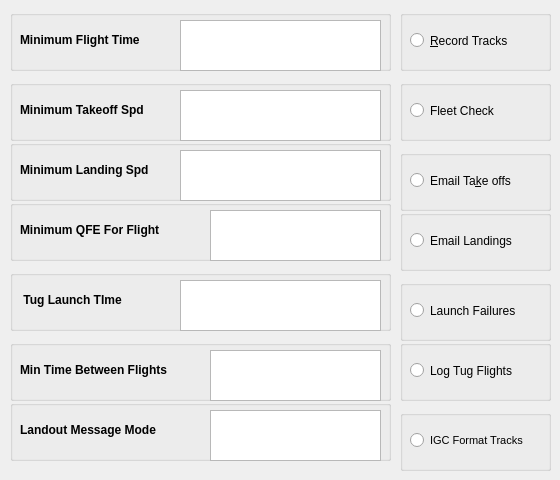
        <widget class="QWidget" name="FLight_Config">
         <attribute name="title">
          <string>Flight Config</string>
         </attribute>
         <widget class="QGroupBox" name="MinFlightTimeBox">
          <property name="geometry">
           <rect>
            <x>10</x>
            <y>10</y>
            <width>381</width>
            <height>61</height>
           </rect>
          </property>
          <property name="toolTip">
           <string>&lt;html&gt;&lt;head/&gt;&lt;body&gt;&lt;p&gt;Flight duration less than which is not considered a flight. Format hh:mm:ss&lt;/p&gt;&lt;/body&gt;&lt;/html&gt;</string>
          </property>
          <property name="title">
           <string/>
          </property>
          <widget class="QLabel" name="MinFlightTimeLabel">
           <property name="geometry">
            <rect>
             <x>10</x>
             <y>20</y>
             <width>151</width>
             <height>20</height>
            </rect>
           </property>
           <property name="font">
            <font>
             <pointsize>9</pointsize>
             <weight>75</weight>
             <bold>true</bold>
            </font>
           </property>
           <property name="text">
            <string>Minimum Flight Time</string>
           </property>
          </widget>
          <widget class="QTextEdit" name="MinFlightTime">
           <property name="geometry">
            <rect>
             <x>170</x>
             <y>10</y>
             <width>201</width>
             <height>51</height>
            </rect>
           </property>
          </widget>
         </widget>
         <widget class="QGroupBox" name="RecordTracksBox">
          <property name="geometry">
           <rect>
            <x>400</x>
            <y>10</y>
            <width>151</width>
            <height>61</height>
           </rect>
          </property>
          <property name="toolTip">
           <string>&lt;html&gt;&lt;head/&gt;&lt;body&gt;&lt;p&gt;Whether flight tracks are to be recorded&lt;/p&gt;&lt;/body&gt;&lt;/html&gt;</string>
          </property>
          <property name="title">
           <string/>
          </property>
          <widget class="QRadioButton" name="RecordTracksRadioButton">
           <property name="geometry">
            <rect>
             <x>10</x>
             <y>20</y>
             <width>141</width>
             <height>21</height>
            </rect>
           </property>
           <property name="toolTip">
            <string>&lt;html&gt;&lt;head/&gt;&lt;body&gt;&lt;p&gt;Record flight tracks Y|N&lt;/p&gt;&lt;/body&gt;&lt;/html&gt;</string>
           </property>
           <property name="text">
            <string>&amp;Record Tracks</string>
           </property>
          </widget>
         </widget>
         <widget class="QGroupBox" name="FleetCheckBox">
          <property name="geometry">
           <rect>
            <x>400</x>
            <y>80</y>
            <width>151</width>
            <height>61</height>
           </rect>
          </property>
          <property name="toolTip">
           <string>&lt;html&gt;&lt;head/&gt;&lt;body&gt;&lt;p&gt;Whether to only record flights in a specified fleet&lt;/p&gt;&lt;/body&gt;&lt;/html&gt;</string>
          </property>
          <property name="title">
           <string/>
          </property>
          <widget class="QRadioButton" name="FleetCheckRadioButton">
           <property name="geometry">
            <rect>
             <x>10</x>
             <y>20</y>
             <width>141</width>
             <height>21</height>
            </rect>
           </property>
           <property name="toolTip">
            <string>&lt;html&gt;&lt;head/&gt;&lt;body&gt;&lt;p&gt;Check for membership of fleet, Y|N&lt;/p&gt;&lt;/body&gt;&lt;/html&gt;</string>
           </property>
           <property name="text">
            <string>Fleet Check</string>
           </property>
          </widget>
         </widget>
         <widget class="QGroupBox" name="MinFlightQFEBox">
          <property name="geometry">
           <rect>
            <x>10</x>
            <y>200</y>
            <width>381</width>
            <height>61</height>
           </rect>
          </property>
          <property name="toolTip">
           <string>&lt;html&gt;&lt;head/&gt;&lt;body&gt;&lt;p&gt;Minimum altitude in metres attained for inclusion as a flight after takeoff&lt;/p&gt;&lt;/body&gt;&lt;/html&gt;</string>
          </property>
          <property name="title">
           <string/>
          </property>
          <widget class="QLabel" name="MinFlightQFELabel">
           <property name="geometry">
            <rect>
             <x>10</x>
             <y>20</y>
             <width>181</width>
             <height>20</height>
            </rect>
           </property>
           <property name="font">
            <font>
             <pointsize>9</pointsize>
             <weight>75</weight>
             <bold>true</bold>
            </font>
           </property>
           <property name="text">
            <string>Minimum QFE For Flight</string>
           </property>
          </widget>
          <widget class="QTextEdit" name="MinFlightQFE">
           <property name="geometry">
            <rect>
             <x>200</x>
             <y>10</y>
             <width>171</width>
             <height>51</height>
            </rect>
           </property>
          </widget>
         </widget>
         <widget class="QGroupBox" name="MinFlightTakeoffVBox">
          <property name="geometry">
           <rect>
            <x>10</x>
            <y>80</y>
            <width>381</width>
            <height>61</height>
           </rect>
          </property>
          <property name="toolTip">
           <string>&lt;html&gt;&lt;head/&gt;&lt;body&gt;&lt;p&gt;Minimum Vertical velocity to be considered as having left the ground&lt;/p&gt;&lt;/body&gt;&lt;/html&gt;</string>
          </property>
          <property name="title">
           <string/>
          </property>
          <widget class="QLabel" name="MinFlightTakeoffVLabel">
           <property name="geometry">
            <rect>
             <x>10</x>
             <y>20</y>
             <width>151</width>
             <height>20</height>
            </rect>
           </property>
           <property name="font">
            <font>
             <pointsize>9</pointsize>
             <weight>75</weight>
             <bold>true</bold>
            </font>
           </property>
           <property name="text">
            <string>Minimum Takeoff Spd</string>
           </property>
          </widget>
          <widget class="QTextEdit" name="MinFlightTakeoffVelocity">
           <property name="geometry">
            <rect>
             <x>170</x>
             <y>10</y>
             <width>201</width>
             <height>51</height>
            </rect>
           </property>
          </widget>
         </widget>
         <widget class="QGroupBox" name="MinFlightLandingVBox">
          <property name="geometry">
           <rect>
            <x>10</x>
            <y>140</y>
            <width>381</width>
            <height>61</height>
           </rect>
          </property>
          <property name="toolTip">
           <string>&lt;html&gt;&lt;head/&gt;&lt;body&gt;&lt;p&gt;Minimum horizontal velocity below which flight is considered to have landed&lt;/p&gt;&lt;/body&gt;&lt;/html&gt;</string>
          </property>
          <property name="title">
           <string/>
          </property>
          <widget class="QLabel" name="MinFlightLandingVLabel">
           <property name="geometry">
            <rect>
             <x>10</x>
             <y>20</y>
             <width>161</width>
             <height>20</height>
            </rect>
           </property>
           <property name="font">
            <font>
             <pointsize>9</pointsize>
             <weight>75</weight>
             <bold>true</bold>
            </font>
           </property>
           <property name="text">
            <string>Minimum Landing Spd</string>
           </property>
          </widget>
          <widget class="QTextEdit" name="MinFlightLandingVelocity">
           <property name="geometry">
            <rect>
             <x>170</x>
             <y>10</y>
             <width>201</width>
             <height>51</height>
            </rect>
           </property>
          </widget>
         </widget>
         <widget class="QGroupBox" name="MinTugLaunchBox">
          <property name="geometry">
           <rect>
            <x>10</x>
            <y>270</y>
            <width>381</width>
            <height>61</height>
           </rect>
          </property>
          <property name="toolTip">
           <string>&lt;html&gt;&lt;head/&gt;&lt;body&gt;&lt;p&gt;Time in seconds between tug and glider takeoff time to be considered a tug launch&lt;/p&gt;&lt;/body&gt;&lt;/html&gt;</string>
          </property>
          <property name="title">
           <string/>
          </property>
          <widget class="QLabel" name="MinTugLaunchLabel">
           <property name="geometry">
            <rect>
             <x>10</x>
             <y>20</y>
             <width>151</width>
             <height>20</height>
            </rect>
           </property>
           <property name="font">
            <font>
             <pointsize>9</pointsize>
             <weight>75</weight>
             <bold>true</bold>
            </font>
           </property>
           <property name="toolTip">
            <string>&lt;html&gt;&lt;head/&gt;&lt;body&gt;&lt;p&gt;Time in seconds between tug and glider takeoff time to be considered a tug launch&lt;/p&gt;&lt;/body&gt;&lt;/html&gt;</string>
           </property>
           <property name="text">
            <string> Tug Launch TIme</string>
           </property>
          </widget>
          <widget class="QTextEdit" name="MinTugLaunchTIme">
           <property name="geometry">
            <rect>
             <x>170</x>
             <y>10</y>
             <width>201</width>
             <height>51</height>
            </rect>
           </property>
          </widget>
         </widget>
         <widget class="QGroupBox" name="MinFlightDeltaBox">
          <property name="geometry">
           <rect>
            <x>10</x>
            <y>340</y>
            <width>381</width>
            <height>61</height>
           </rect>
          </property>
          <property name="toolTip">
           <string>&lt;html&gt;&lt;head/&gt;&lt;body&gt;&lt;p&gt;Time difference between flights to be considered as separate flights. In hh:mm:ss (only 00:mm:ss makes sense)&lt;/p&gt;&lt;/body&gt;&lt;/html&gt;</string>
          </property>
          <property name="title">
           <string/>
          </property>
          <widget class="QLabel" name="MinFlightDeltaLabel">
           <property name="geometry">
            <rect>
             <x>10</x>
             <y>20</y>
             <width>191</width>
             <height>20</height>
            </rect>
           </property>
           <property name="font">
            <font>
             <pointsize>9</pointsize>
             <weight>75</weight>
             <bold>true</bold>
            </font>
           </property>
           <property name="text">
            <string>Min Time Between Flights</string>
           </property>
          </widget>
          <widget class="QTextEdit" name="MinFlightDeltaTime">
           <property name="geometry">
            <rect>
             <x>200</x>
             <y>10</y>
             <width>171</width>
             <height>51</height>
            </rect>
           </property>
          </widget>
         </widget>
         <widget class="QGroupBox" name="LandoutMsgBox">
          <property name="geometry">
           <rect>
            <x>10</x>
            <y>400</y>
            <width>381</width>
            <height>61</height>
           </rect>
          </property>
          <property name="toolTip">
           <string>&lt;html&gt;&lt;head/&gt;&lt;body&gt;&lt;p&gt;Method used for sending Landout messages. Only 'email' is supported.&lt;/p&gt;&lt;/body&gt;&lt;/html&gt;</string>
          </property>
          <property name="title">
           <string/>
          </property>
          <widget class="QLabel" name="LandoutMsgLabel">
           <property name="geometry">
            <rect>
             <x>10</x>
             <y>20</y>
             <width>191</width>
             <height>20</height>
            </rect>
           </property>
           <property name="font">
            <font>
             <pointsize>9</pointsize>
             <weight>75</weight>
             <bold>true</bold>
            </font>
           </property>
           <property name="text">
            <string>Landout Message Mode</string>
           </property>
          </widget>
          <widget class="QTextEdit" name="LandoutMsgMode">
           <property name="geometry">
            <rect>
             <x>200</x>
             <y>10</y>
             <width>171</width>
             <height>51</height>
            </rect>
           </property>
          </widget>
         </widget>
         <widget class="QGroupBox" name="TakeoffEmailBox">
          <property name="geometry">
           <rect>
            <x>400</x>
            <y>150</y>
            <width>151</width>
            <height>61</height>
           </rect>
          </property>
          <property name="toolTip">
           <string>&lt;html&gt;&lt;head/&gt;&lt;body&gt;&lt;p&gt;If checked send an email  for each takeoff&lt;/p&gt;&lt;/body&gt;&lt;/html&gt;</string>
          </property>
          <property name="title">
           <string/>
          </property>
          <widget class="QRadioButton" name="TakeoffEmailButton">
           <property name="geometry">
            <rect>
             <x>10</x>
             <y>20</y>
             <width>141</width>
             <height>21</height>
            </rect>
           </property>
           <property name="toolTip">
            <string>&lt;html&gt;&lt;head/&gt;&lt;body&gt;&lt;p&gt;Check for membership of fleet, Y|N&lt;/p&gt;&lt;/body&gt;&lt;/html&gt;</string>
           </property>
           <property name="text">
            <string>Email Ta&amp;ke offs</string>
           </property>
          </widget>
         </widget>
         <widget class="QGroupBox" name="LandingEmailBox">
          <property name="geometry">
           <rect>
            <x>400</x>
            <y>210</y>
            <width>151</width>
            <height>61</height>
           </rect>
          </property>
          <property name="toolTip">
           <string>&lt;html&gt;&lt;head/&gt;&lt;body&gt;&lt;p&gt;If checked send an email  for each landing&lt;/p&gt;&lt;/body&gt;&lt;/html&gt;</string>
          </property>
          <property name="title">
           <string/>
          </property>
          <widget class="QRadioButton" name="LandingEmailButton">
           <property name="geometry">
            <rect>
             <x>10</x>
             <y>20</y>
             <width>141</width>
             <height>21</height>
            </rect>
           </property>
           <property name="toolTip">
            <string>&lt;html&gt;&lt;head/&gt;&lt;body&gt;&lt;p&gt;If checked send an email for each landing&lt;/p&gt;&lt;/body&gt;&lt;/html&gt;</string>
           </property>
           <property name="text">
            <string>Email Landings</string>
           </property>
          </widget>
         </widget>
         <widget class="QGroupBox" name="LaunchFailuresBox">
          <property name="geometry">
           <rect>
            <x>400</x>
            <y>280</y>
            <width>151</width>
            <height>61</height>
           </rect>
          </property>
          <property name="toolTip">
           <string>&lt;html&gt;&lt;head/&gt;&lt;body&gt;&lt;p&gt;Log Launch Failures&lt;/p&gt;&lt;/body&gt;&lt;/html&gt;</string>
          </property>
          <property name="title">
           <string/>
          </property>
          <widget class="QRadioButton" name="LaunchFailuresButton">
           <property name="geometry">
            <rect>
             <x>10</x>
             <y>20</y>
             <width>141</width>
             <height>21</height>
            </rect>
           </property>
           <property name="toolTip">
            <string>&lt;html&gt;&lt;head/&gt;&lt;body&gt;&lt;p&gt;Log Launch Failures&lt;/p&gt;&lt;/body&gt;&lt;/html&gt;</string>
           </property>
           <property name="text">
            <string>Launch Failures</string>
           </property>
          </widget>
         </widget>
         <widget class="QGroupBox" name="LogTugsBox">
          <property name="geometry">
           <rect>
            <x>400</x>
            <y>340</y>
            <width>151</width>
            <height>61</height>
           </rect>
          </property>
          <property name="toolTip">
           <string>&lt;html&gt;&lt;head/&gt;&lt;body&gt;&lt;p&gt;Log Tug FLights if checked&lt;/p&gt;&lt;/body&gt;&lt;/html&gt;</string>
          </property>
          <property name="title">
           <string/>
          </property>
          <widget class="QRadioButton" name="LogTugsButton">
           <property name="geometry">
            <rect>
             <x>10</x>
             <y>20</y>
             <width>141</width>
             <height>21</height>
            </rect>
           </property>
           <property name="toolTip">
            <string>&lt;html&gt;&lt;head/&gt;&lt;body&gt;&lt;p&gt;Log Tug FLights if checked&lt;/p&gt;&lt;/body&gt;&lt;/html&gt;</string>
           </property>
           <property name="text">
            <string>Log Tug Flights</string>
           </property>
          </widget>
         </widget>
         <widget class="QGroupBox" name="IGCFormatTracksBox">
          <property name="geometry">
           <rect>
            <x>400</x>
            <y>410</y>
            <width>151</width>
            <height>61</height>
           </rect>
          </property>
          <property name="toolTip">
           <string>&lt;html&gt;&lt;head/&gt;&lt;body&gt;&lt;p&gt;Log Flights in IGC Format if checked&lt;/p&gt;&lt;/body&gt;&lt;/html&gt;</string>
          </property>
          <property name="title">
           <string/>
          </property>
          <widget class="QRadioButton" name="IGCFormatButton">
           <property name="geometry">
            <rect>
             <x>10</x>
             <y>20</y>
             <width>141</width>
             <height>21</height>
            </rect>
           </property>
           <property name="font">
            <font>
             <pointsize>8</pointsize>
            </font>
           </property>
           <property name="toolTip">
            <string>&lt;html&gt;&lt;head/&gt;&lt;body&gt;&lt;p&gt;Log Flights in IGC Format if checked&lt;/p&gt;&lt;/body&gt;&lt;/html&gt;</string>
           </property>
           <property name="text">
            <string>IGC Format Tracks</string>
           </property>
          </widget>
         </widget>
        </widget>
